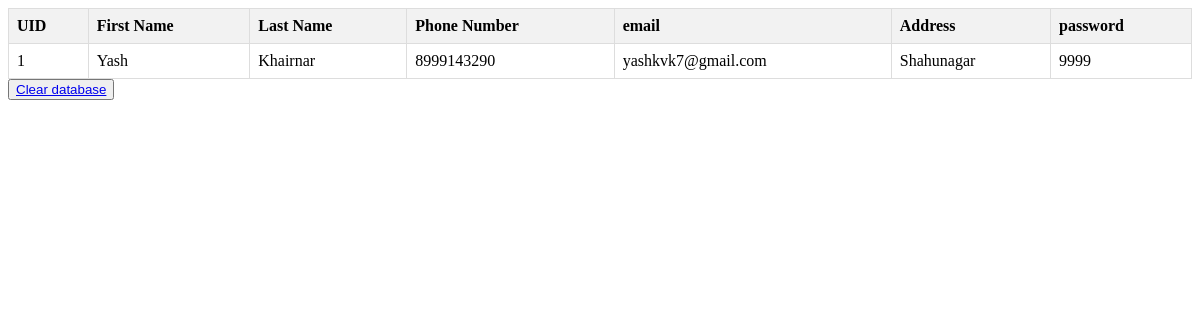
Screenshot of /user_data with the database file from the repository.
### app.py (models this page shows)
class User(db.Model):
    UID = db.Column(db.Integer,primary_key=True)
    fname = db.Column("First Name",db.String(20),nullable=False)
    lname = db.Column("Last Name",db.String(20),nullable=False)
    Phone = db.Column("Phone Number",db.String(10),unique=True, nullable=False)
    email = db.Column("Email",db.String(20),unique=True,nullable=True)
    Address = db.Column("Address",db.String(150),nullable=False)
    password = db.Column("Password",db.String(10))
    '''one to many relationship : https://www.youtube.com/watch?v=VVX7JIWx-ss'''
    issue_link = db.relationship('Issue',backref='user_ref')

### app.py (the view)
@app.route('/user_data')
def show_user_records():
   records = User.query.all()
   return render_template('user_records.html',records=records)

### templates/user_records.html (shortened to what this page needs)
<!DOCTYPE html>
<html>
    <head>
    </head>
    <body>
        <table>
            <thead>
                <tr>
                    <th>UID</th>
                    <th>First Name</th>
                    <th>Last Name</th>
                    <th>Phone Number</th>
                    <th>email</th>
                    <th>Address</th>
                    <th>password</th>
                </tr>
            </thead>
            <tbody>
                {% for record in records%}
                <tr style={'border: 10px;'}>
                    <td>{{record.UID}}</td>
                    <td>{{record.fname}}</td>
                    <td>{{record.lname}}</td>
                    <td>{{record.Phone}}</td>
                    <td>{{record.email}}</td>
                    <td>{{record.Address}}</td>
                    <td>{{record.password}}</td>
                </tr>
                {% endfor%}
            </tbody>
        </table>
        <button type="button" name='clearDB'><a href={{url_for('delete_user_records')}}>Clear database</a></button>
    </body>
</html>

### templates/user_records.html (style rules this page uses)
table { border-collapse: collapse; width: 100%; }
th, td { border: 1px solid #dddddd; padding: 8px; text-align: left; }
th { background-color: #f2f2f2; }

### rows the page displays
User: UID "1", fname "Yash", lname "Khairnar", Phone "8999143290", email "yashkvk7@gmail.com", Address "Shahunagar", password "9999"
